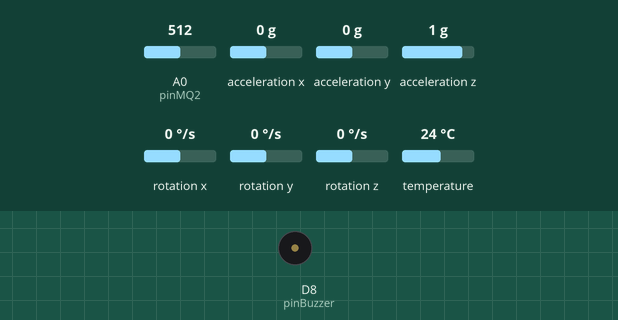
This sketch was run on a simulated Arduino Uno R4 WiFi. Shown: buzzer (waves = sounding). The test bench sets the inputs (shaded band); at power-on: A0 (pinMQ2) = 512, acceleration x 0 g, acceleration y 0 g, acceleration z 1 g, rotation x 0 °/s, rotation y 0 °/s, rotation z 0 °/s, temperature 24 °C. WiFi joins after 1.5 s; servers stay silent unless stated; what the sketch prints to the serial monitor is not drawn.

Above: at 1.8 s.
Timing chart, 0 to 3.3 s (numbered marks = the images above):
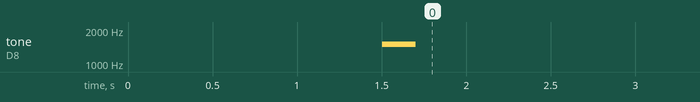

The sketch:

arduino_r4_wifi.ino
```cpp
#include <WiFiS3.h>
#include <WiFiUdp.h>
#include <Adafruit_MPU6050.h>
#include <Adafruit_Sensor.h>
#include <Wire.h>

// Configura estos valores SOLO en el Arduino. No los subas a un repositorio público.
char ssid[] = "TU_HOTSPOT";
char pass[] = "TU_PASSWORD";

// IP de la PC que ejecuta Bun, dentro de la red del teléfono.
IPAddress pcIP(192, 168, 1, 100);
unsigned int pcPort = 5005;

WiFiUDP Udp;
Adafruit_MPU6050 mpu;

const int pinMQ2 = A0;
const int pinBuzzer = 8;
const int UMBRAL_BUZZER = 300;

bool mpuDisponible = false;

void setup() {
  Serial.begin(115200);
  pinMode(pinBuzzer, OUTPUT);
  digitalWrite(pinBuzzer, LOW);

  Wire.begin();
  mpuDisponible = mpu.begin();

  if (mpuDisponible) {
    mpu.setAccelerometerRange(MPU6050_RANGE_8_G);
    mpu.setGyroRange(MPU6050_RANGE_500_DEG);
    mpu.setFilterBandwidth(MPU6050_BAND_21_HZ);
    Serial.println("MPU6050 detectado.");
  } else {
    Serial.println("MPU6050 no detectado. Se usaran valores de respaldo.");
  }

  WiFi.begin(ssid, pass);
  int intentos = 0;
  while (WiFi.status() != WL_CONNECTED && intentos < 30) {
    delay(500);
    Serial.print(".");
    intentos++;
  }

  Serial.println();

  if (WiFi.status() == WL_CONNECTED) {
    Serial.print("WiFi conectado. IP Arduino: ");
    Serial.println(WiFi.localIP());
    tone(pinBuzzer, 1500, 200);
  } else {
    Serial.println("No se pudo conectar al WiFi.");
  }

  Udp.begin(pcPort);
}

void loop() {
  float ax = 0.12;
  float ay = -0.05;
  float az = 9.81;
  float gx = 0.01;
  float gy = 0.00;
  float gz = 0.02;

  if (mpuDisponible) {
    sensors_event_t a, g, temp;
    mpu.getEvent(&a, &g, &temp);

    ax = a.acceleration.x;
    ay = a.acceleration.y;
    az = a.acceleration.z;
    gx = g.gyro.x;
    gy = g.gyro.y;
    gz = g.gyro.z;
  }

  int valorGas = analogRead(pinMQ2);

  if (valorGas >= UMBRAL_BUZZER) {
    digitalWrite(pinBuzzer, HIGH);
  } else {
    digitalWrite(pinBuzzer, LOW);
  }

  char mensaje[100];
  snprintf(mensaje, sizeof(mensaje), "%d,%.2f,%.2f,%.2f,%.2f,%.2f,%.2f",
           valorGas, ax, ay, az, gx, gy, gz);

  if (WiFi.status() == WL_CONNECTED) {
    Udp.beginPacket(pcIP, pcPort);
    Udp.write(mensaje);
    Udp.endPacket();
  }

  delay(150);
}
```

Measured:
- by itself, tone on D8 (pinBuzzer): silent → 1500 Hz at 1.5 s, → silent 0.20 s later
